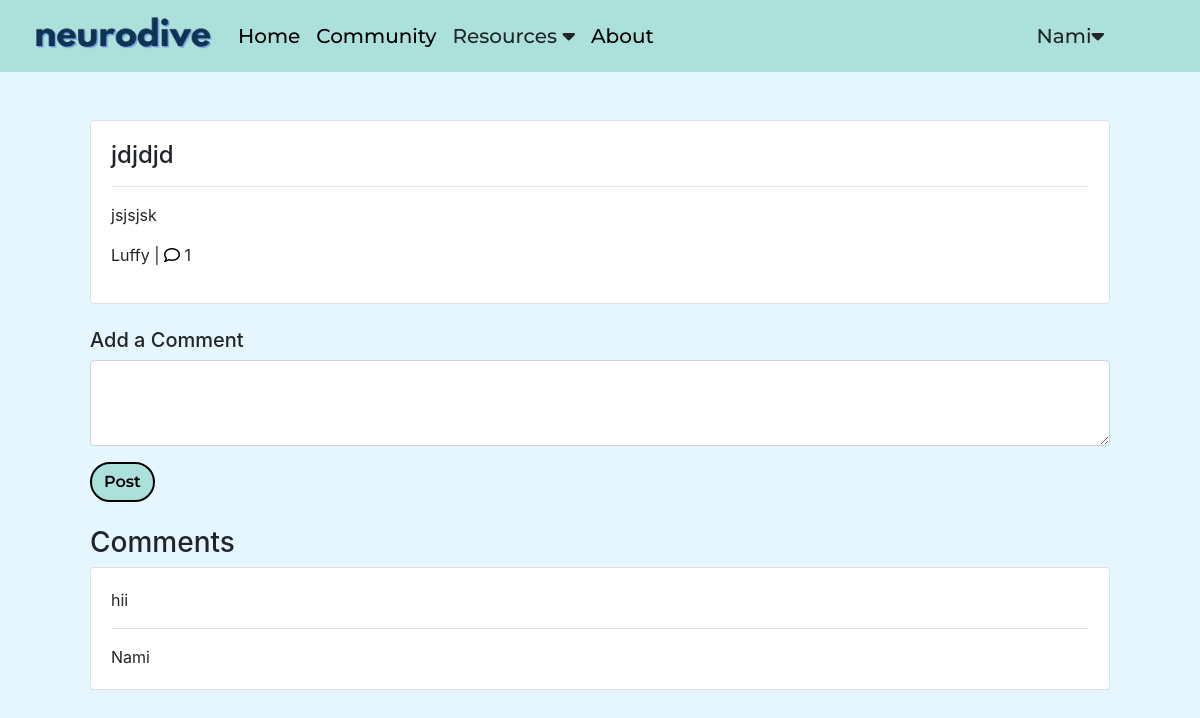
The page /view_and_add_comments/5 (signed in) on the database its author committed.
### app.py (models this page shows)
class User(db.Model):
    id = db.Column(db.Integer, primary_key=True)
    email = db.Column(db.String(120),unique=True,nullable=False)
    name = db.Column(db.String(120), nullable=False)
    username = db.Column(db.String(80), unique=True, nullable=False)
    dob = db.Column(db.Date, nullable=True)  # Assuming date of birth is a date field
    password_hash = db.Column(db.String(120), nullable=False)

class Post(db.Model):
    id = db.Column(db.Integer, primary_key=True)
    title = db.Column(db.String(255), nullable=False)
    content = db.Column(db.Text, nullable=False)
    category = db.Column(db.String(50), nullable=False)
    user_id = db.Column(db.Integer, db.ForeignKey('user.id'), nullable=False)
    user = db.relationship('User', backref=db.backref('posts', lazy=True))
    timestamp = db.Column(db.DateTime, default=datetime.utcnow, nullable=False)
    likes = db.relationship('Like', backref='post', lazy=True)

class Comment(db.Model):
    id = db.Column(db.Integer, primary_key=True)
    content = db.Column(db.Text, nullable=False)
    post_id = db.Column(db.Integer, db.ForeignKey('post.id'), nullable=False)
    post = db.relationship('Post', backref=db.backref('comments', lazy=True))
    user_id = db.Column(db.Integer, db.ForeignKey('user.id'), nullable=False)
    user = db.relationship('User', backref=db.backref('comments', lazy=True))
    timestamp = db.Column(db.DateTime, default=datetime.utcnow, nullable=False)

### app.py (the view)
@app.route('/view_and_add_comments/<int:post_id>', methods=['GET', 'POST'])
def view_and_add_comments(post_id):
    current_user = session.get('user')
    username = None
    if current_user:
        user_id = current_user.get('id')
        user = User.query.get(user_id)
        if user:
            username = user.username
    if 'user' not in session:
        flash('Please log in to access this page.', 'error')
        return redirect(url_for('login'))
    current_user = session.get('user')
    user_id = current_user.get('id')
    user = User.query.get(user_id)
    if not user:
        flash('User not found.', 'error')
        return redirect(url_for('community'))
    post = Post.query.get(post_id)
    if not post:
        flash('Post not found.', 'error')
        return redirect(url_for('community'))
    comments = Comment.query.filter_by(post_id=post.id).order_by(Comment.timestamp.desc()).all()
    comment_form = CommentForm()
    if comment_form.validate_on_submit():
        new_comment = Comment(content=comment_form.content.data, post=post, user=user)
        db.session.add(new_comment)
        db.session.commit()
        flash('Comment added successfully.', 'success')
        return redirect(url_for('view_and_add_comments', post_id=post.id))
    return render_template('view_and_add_comments.html', current_user=current_user, username=username, post=post, comments=comments, comment_form=comment_form)

### app.py
class CommentForm(FlaskForm):
    content = TextAreaField('Add a Comment', validators=[DataRequired()])
    submit = SubmitField('Post')

### templates/view_and_add_comments.html (shortened to what this page needs)
{% extends 'main_layout.html' %}
{% block content %}
<div class="container" style="padding: 10% 5%;">
    <div class="card ">
        <div class="card-body">
            <h4>{{ post.title }}</h4>
            <hr>
            <p>{{ post.content }}</p>
            <p>{{ post.user.username }} <span class="pading:5px">|</span>
                <a href="#" style=" color: #000;">
                    <i class="far fa-comment"></i>
                </a>
                {% set comment_count = post.comments | length %}
                {% if comment_count %}
                <span>{{ comment_count }}</span>
                {% endif %}
            </p>
        </div>
    </div>
    <h5 class="mt-4">Add a Comment</h5>
    <form method="POST" action="{{ url_for('view_and_add_comments', post_id=post.id) }}">
        <div class="form-group">
            {{ comment_form.content(class="form-control", rows=3) }}
        </div>
        <div class="form-group">
            {{ comment_form.submit(class="btn postbutton") }}
        </div>
    </form>
    <h3 class="mt-4">Comments</h3>
    {% for comment in comments %}
    <div class="card ">
        <div class="card-body" >
            <p class="card-text">{{ comment.content }}</p>
            <hr>
            <p class="card-text">{{ comment.user.username }}</p>
        </div>
    </div>
    {% endfor %}
</div>
{% endblock %}

### templates/main_layout.html (shortened to what this page needs)
<!DOCTYPE html>
<html lang="en">
<head>
    <link rel="stylesheet" href="https://cdn.jsdelivr.net/npm/bootstrap@4.0.0/dist/css/bootstrap.min.css"
>
    <link rel="stylesheet" href="../static/css/style.css">
</head>
<body>
    <Section>
        <nav class="navbar fixed-top navbar-expand-lg ">
            <a class="navbar-brand" href="#">
                <img src="../static/img/neurodive_logo.png" alt="" width="184" height="42" class="logo">
            </a>
            <div class="collapse navbar-collapse" id="navbarSupportedContent">
                <ul class="navbar-nav mr-auto">
                    <li class="nav-item">
                        <a class="nav-link" href="{{ url_for('home') }}">Home</a>
                    </li>
                    <li class="nav-item">
                        <a class="nav-link" href="{{ url_for('community') }}">Community</a>
                    </li>
                    <li class="nav-item dropdown">
                        <a class="dropbtn nav-link">Resources <i class="fas fa-caret-down"></i></a>
                    </li>
                    <li class="nav-item">
                        <a class="nav-link " href="{{url_for('About')}}">About</a>
                    </li>
                </ul>
                {% if current_user %}
                <div class="dropdown" style="margin-right: 50px;">
                    <a class="dropbtn nav-link" > {{ username }}<i class="fas fa-caret-down"></i></a>
                </div>
                {% else %}
                <a href="{{ url_for('login') }}"><button class="btn my-2 my-sm-0 loginbtn"
                        type="button">login</button></a> {% endif %}
            </div>
        </nav>
    </Section>
    {% block content %} {% endblock %}
</body>
</html>

### static/css/style.css (style rules this page uses)
* { padding: 0; margin: 0; }
:root { --green:#ACE1DB; --blue:#E6F6FF; --purple:#6F00FF }
body { background-color: #E6F6FF; text-align: justify; }
.logo { border: 0px solid; border-radius: 25px; }
.navbar { background-color: #ACE1DB; padding: 10px 30px; font-family: "Montserrat", sans-serif; font-weight: 500; }
.nav-link { color: black; font-size: 20px; }
.postbutton { background-color: #ACE1DB; border: 2px solid black; color: #000; border-radius: 25px; font-family: "Montserrat", sans-serif; font-weight: 600; }
.dropdown { position: relative; display: inline-block; }

### rows shown on the page
User: username "Nami"
Post: title "jdjdjd", content "jsjsjsk"
User: user.username "Luffy"
Comment: content "hii", user.username "Nami"

### other values the page prints
{{ comment_count }} "1"
